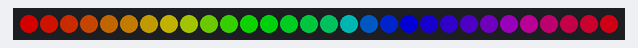
Recording of a program running on a simulated ESP8266 (NodeMCU). Parts: 30 RGB LEDs in strip order, left to right. Dim RGB values are drawn brighter than linear.

Above: at 0.01 s.
At 1.66 s:
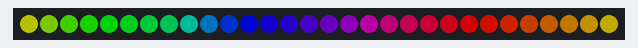
At 2.41 s:
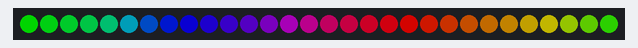
At 3.46 s:
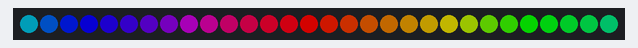
At 4.81 s:
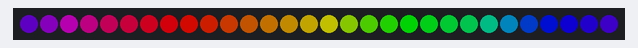
At 6.91 s:
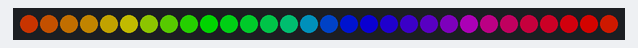

Measured:
- by itself, everything shown: repeats every 6.4 s, in 128 steps

The program:

main.cpp
```cpp
#include <Arduino.h>
#include <FastLED.h>
#include <TaskScheduler.h>

#define LED_PIN     D4  // Pin de datos para la tira LED
#define NUM_LEDS    30  // Número de LEDs en la tira
#define BRIGHTNESS  128 // Brillo (0-255)
#define COLOR_SPEED 50  // Velocidad de cambio de color en ms

CRGB leds[NUM_LEDS];
Scheduler runner;

// Variables para la animación
uint8_t hue = 0;
int8_t delta = 2;  // Incremento del matiz

// Declaración de tareas
void updateLEDsCallback();
Task taskUpdateLEDs(COLOR_SPEED, TASK_FOREVER, &updateLEDsCallback);

void updateLEDsCallback() {
    // Crear efecto de desplazamiento de color
    for(int i = 0; i < NUM_LEDS; i++) {
        leds[i] = CHSV(hue + (i * 256/NUM_LEDS), 255, 255);
    }

    hue += delta; // Rotar colores
    FastLED.show();
}

void setup() {
    // Inicializar FastLED
    FastLED.addLeds<WS2812B, LED_PIN, GRB>(leds, NUM_LEDS);
    FastLED.setBrightness(BRIGHTNESS);

    // Inicializar el scheduler y añadir la tarea
    runner.init();
    runner.addTask(taskUpdateLEDs);
    taskUpdateLEDs.enable();
}

void loop() {
    runner.execute();
}
```
